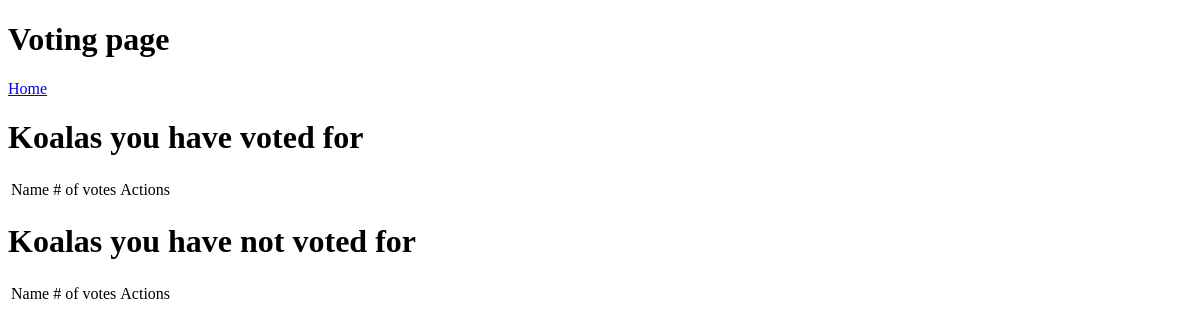
Before: /voting (signed in) with the older database file.
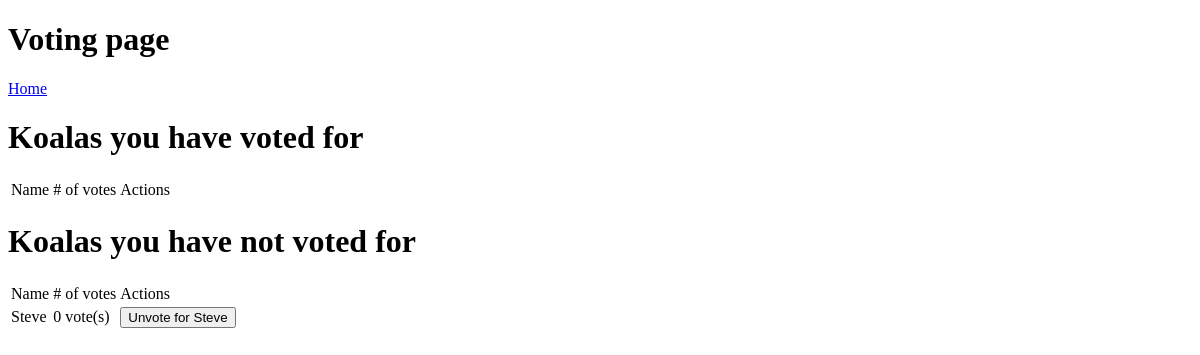
After: the same page with the newer database file.
### lecture/models.py (models this page shows)
class Koala(models.Model):
    name= models.CharField(max_length=40)
    talent= models.TextField()
    updated_at = models.DateTimeField(auto_now=True)
    created_at = models.DateTimeField(auto_now_add=True)
    user= models.ForeignKey(User, related_name="koalas", on_delete=models.CASCADE)
    users_vote= models.ManyToManyField(User, related_name="koala_votes")
    objects= KoalaManager()

### lecture/views.py (the view)
# urls.py: path('voting', views.voting_page),
def voting_page(request):
    if 'user_id' not in request.session:
        messages.error(request, "Why you try to get around this?! Stop it and register or login!")
        return redirect('/')
    context= {
        "all_koalas": Koala.objects.annotate(votes=Count('users_vote')).order_by('-votes'),
        "user": User.objects.get(id=request.session['user_id']),
    }
    return render(request, "voting_page.html", context)

### lecture/templates/voting_page.html (shortened to what this page needs)
<!DOCTYPE html>
<html lang="en">
<head>
</head>
<body>
    <h1>Voting page</h1>
    <a href="/main_page">Home</a>
    <h1>Koalas you have voted for</h1>
    <table>
        <tr>
            <td>Name</td>
            <td># of votes</td>
            <td>Actions</td>
        </tr>
    </table>
    <h1>Koalas you have not voted for</h1>
    <table>
        <tr>
            <td>Name</td>
            <td># of votes</td>
            <td>Actions</td>
        </tr>
        {% for koala in all_koalas %}
        <tr>
            <td>{{koala.name}}</td>
            <td>{{koala.users_vote.count}} vote(s)</td>
            <td>
                {% if user not in koala.users_votes.all %}
                    <form action="/koalas/cast_vote/{{koala.id}}" method="POST">
                        {% csrf_token %}
                        <input type="submit" value="Vote for {{koala.name}}">
                    </form>
                {% else %}
                    <form action="/koalas/uncast_vote/{{koala.id}}" method="POST">
                        <input type="submit" value="Unvote for {{koala.name}}">
                    </form>
                {% endif %}
            </td>
        </tr>
        {% endfor %}
    </table>
</body>
</html>

Changed rows visible on the page:
added Koala: name "Steve", users_vote.count "0", name "Unvote for Steve"
